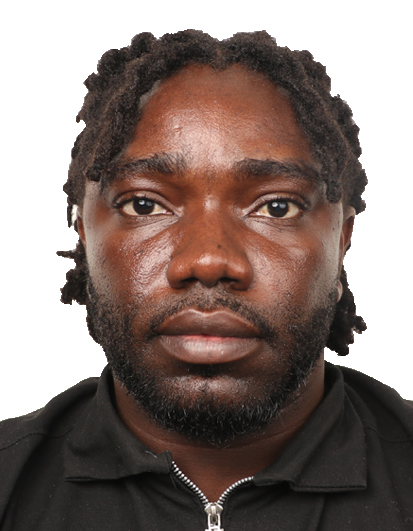
#> input picture media/passport.jpg, 413 x 531 px
$ python contours.py
#> lines starting #> are read from the running program, lines starting #| are printed output that depends on the picture; after the words box and inside, x2 and y2 are one past the last pixel; in counts of white or black regions, pixels touching at a corner belong together
import cv2 as cv
import numpy as np

# Load image
image = cv.imread('../media/passport.jpg')
#> image is the input picture: shape (531, 413, 3); mean B, G, R 116.3, 121.7, 136.6

if image is None:
    print('Could not read the image')
    exit()

cv.imshow('Original Image', image)

gray = cv.cvtColor(image, cv.COLOR_BGR2GRAY)
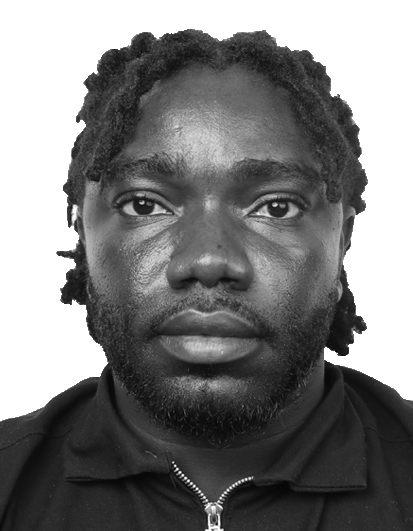
#> gray: shape (531, 413); min 4, max 255, mean 125.5
cv.imshow('Gray Image', gray)

# Canny edge detection
canny = cv.Canny(gray, 125, 175)
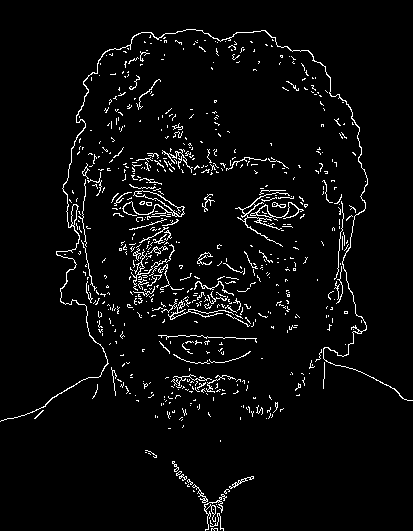
#> canny: shape (531, 413); 4% white in thin lines or dots
color_canny = cv.Canny(image, 125, 175)
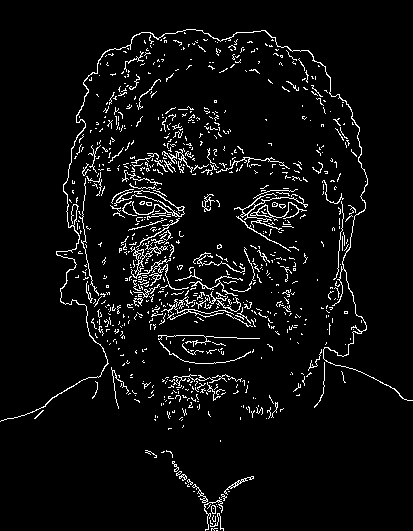
#> color_canny: shape (531, 413); 5.2% white in thin lines or dots
cv.imshow('Canny Edges', canny)
cv.imshow('Color Canny Edges', color_canny)

# Find contours
contours_canny, hierarchies = cv.findContours(canny, cv.RETR_LIST, cv.CHAIN_APPROX_SIMPLE)
#> contours_canny = 738 contours, 718 with area under 20; largest, box (x1, y1, x2, y2) and area: (0, 29, 413, 422) 379, (122, 190, 185, 217) 343, (134, 190, 184, 217) 272, (250, 202, 304, 219) 137, (235, 192, 290, 247) 124
print(f'{len(contours_canny)} contours found!')
#| 738 contours found!

#blur the image
blur = cv.GaussianBlur(gray, (5, 5), cv.BORDER_DEFAULT)
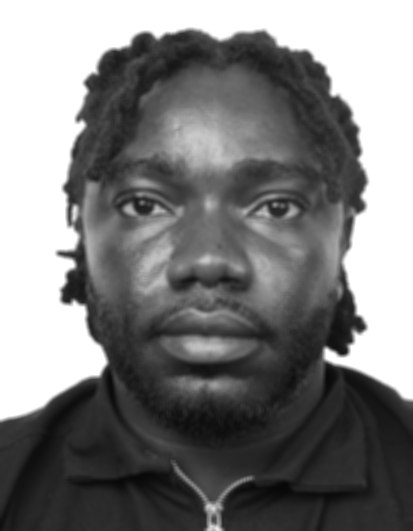
#> blur: shape (531, 413); min 8, max 255, mean 125.5
cv.imshow('Blur Grayed', blur)

blurred_canny = cv.Canny(blur, 125, 175)
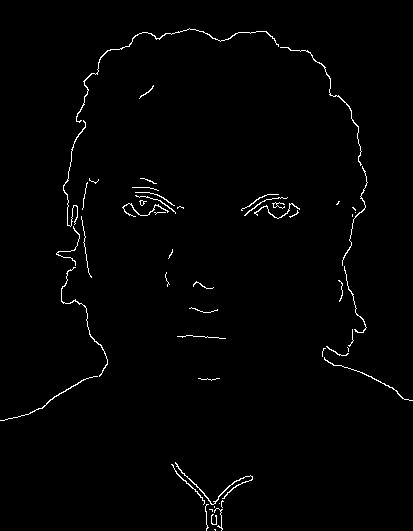
#> blurred_canny: shape (531, 413); 1.3% white in thin lines or dots
contours_blurred_canny, hierarchies = cv.findContours(blurred_canny, cv.RETR_LIST, cv.CHAIN_APPROX_SIMPLE)
#> contours_blurred_canny = 53 contours, 42 with area under 20; largest, box (x1, y1, x2, y2) and area: (76, 28, 279, 123) 80, (175, 462, 253, 505) 68, (280, 47, 362, 166) 44, (61, 267, 108, 377) 40, (0, 376, 98, 421) 32
print(f'{len(contours_blurred_canny)} contours found!')
#| 53 contours found!

# Thresholding
ret, thresh = cv.threshold(gray, 125, 255, cv.THRESH_BINARY)
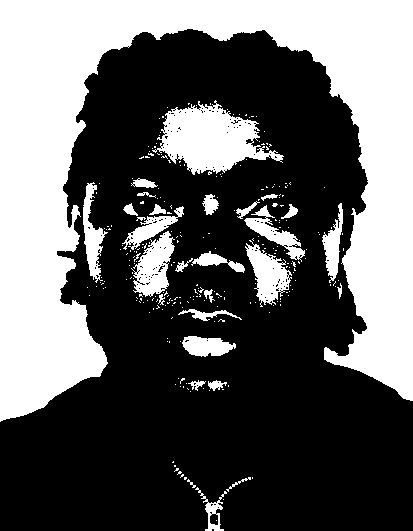
#> thresh: shape (531, 413); 38.2% white; 268 white regions (239 under 20 px)
cv.imshow('Threshold', thresh)
contours_thresh, hierarchies = cv.findContours(thresh, cv.RETR_LIST, cv.CHAIN_APPROX_SIMPLE)
#> contours_thresh = 487 contours, 457 with area under 20; largest, box (x1, y1, x2, y2) and area: (0, 0, 413, 422) 66839, (152, 100, 284, 175) 5005, (131, 231, 175, 297) 1540, (245, 240, 292, 307) 1408, (83, 182, 108, 283) 913
print(f'{len(contours_thresh)} contours found!')
#| 487 contours found!

# create a blank image
blank = np.zeros(image.shape, dtype='uint8')
cv.imshow('Blank Image', blank)

# Draw contours
cv.drawContours(blank, contours_thresh, -1, (0, 0, 255), 1)
cv.imshow('Contours Drawn', blank)

cv.drawContours(blank, contours_canny, -1, (0, 0, 255), 1)
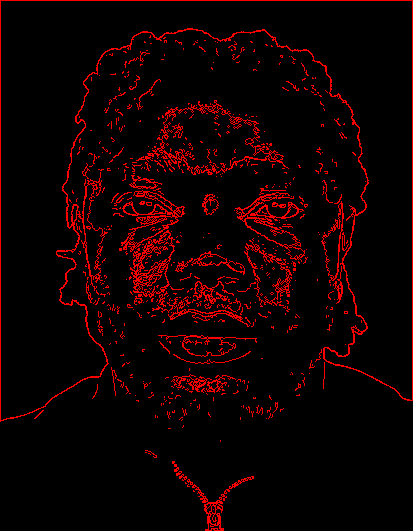
#> blank: shape (531, 413, 3); mean of channels 0, 1, 2 0, 0, 16.4; drawn as B, G, R
cv.imshow('Contours Drawn on Image', blank)


cv.waitKey(0)
